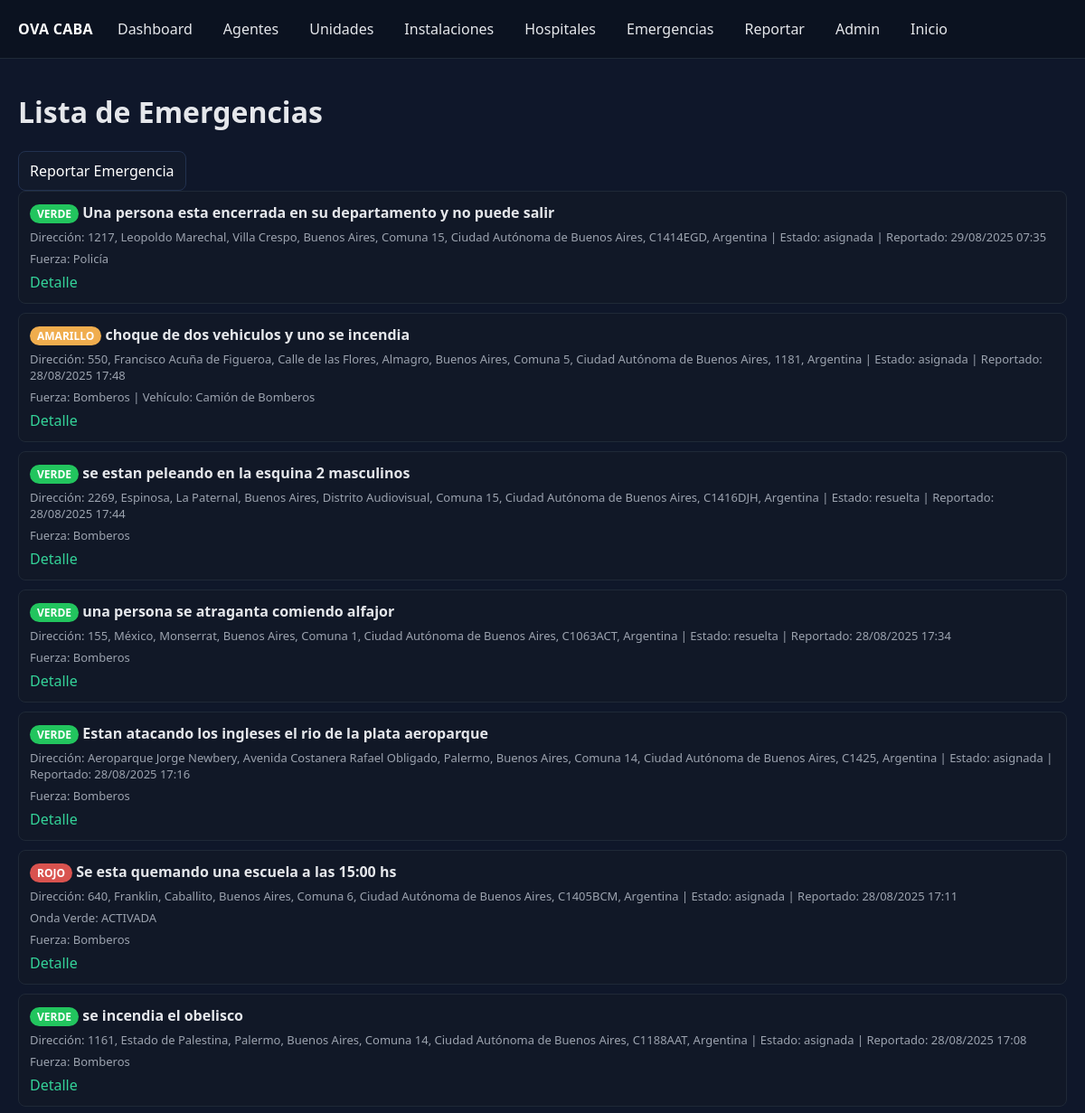
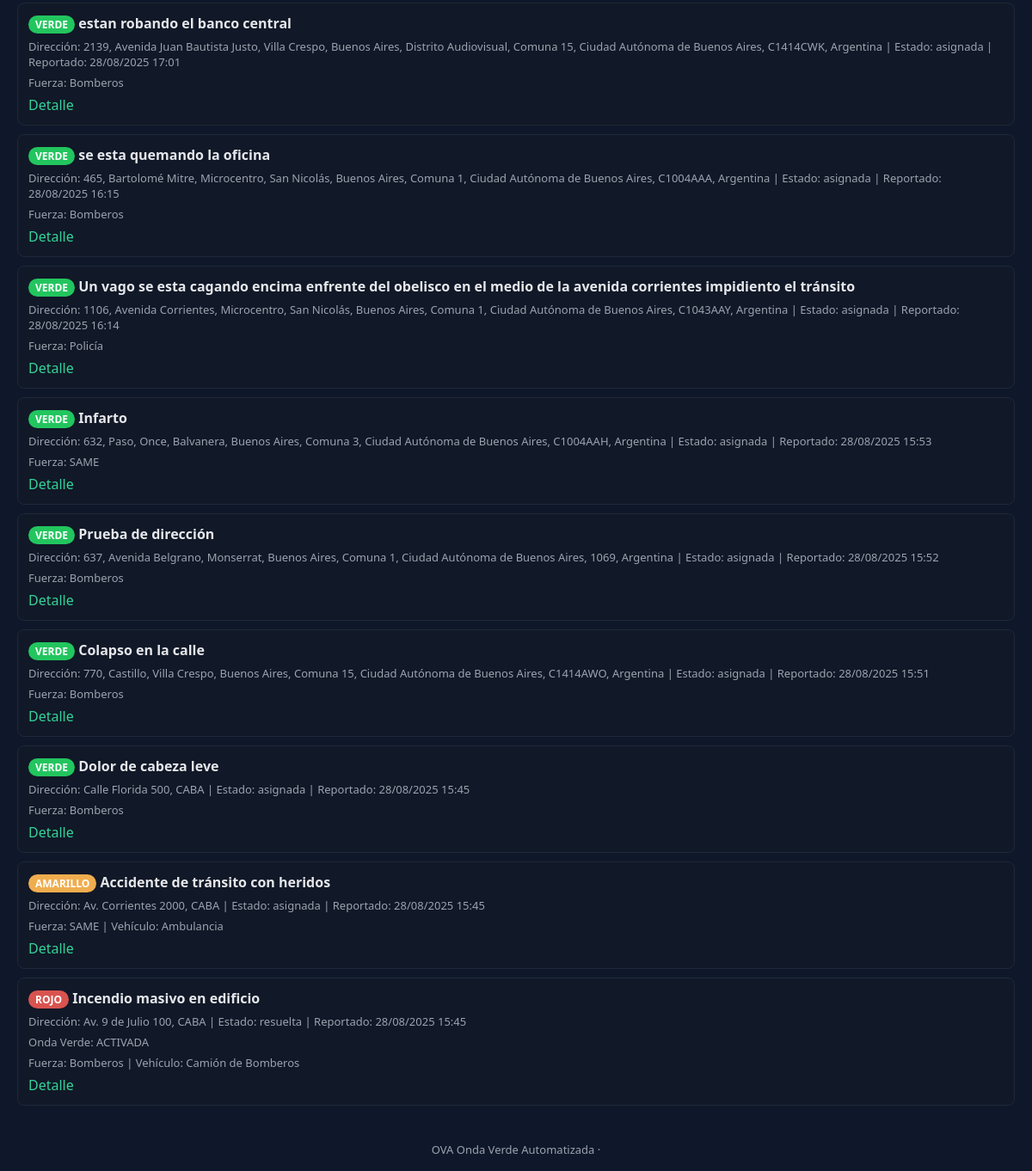
The page /list/ on the database as committed earlier (2 pictures, top to bottom).
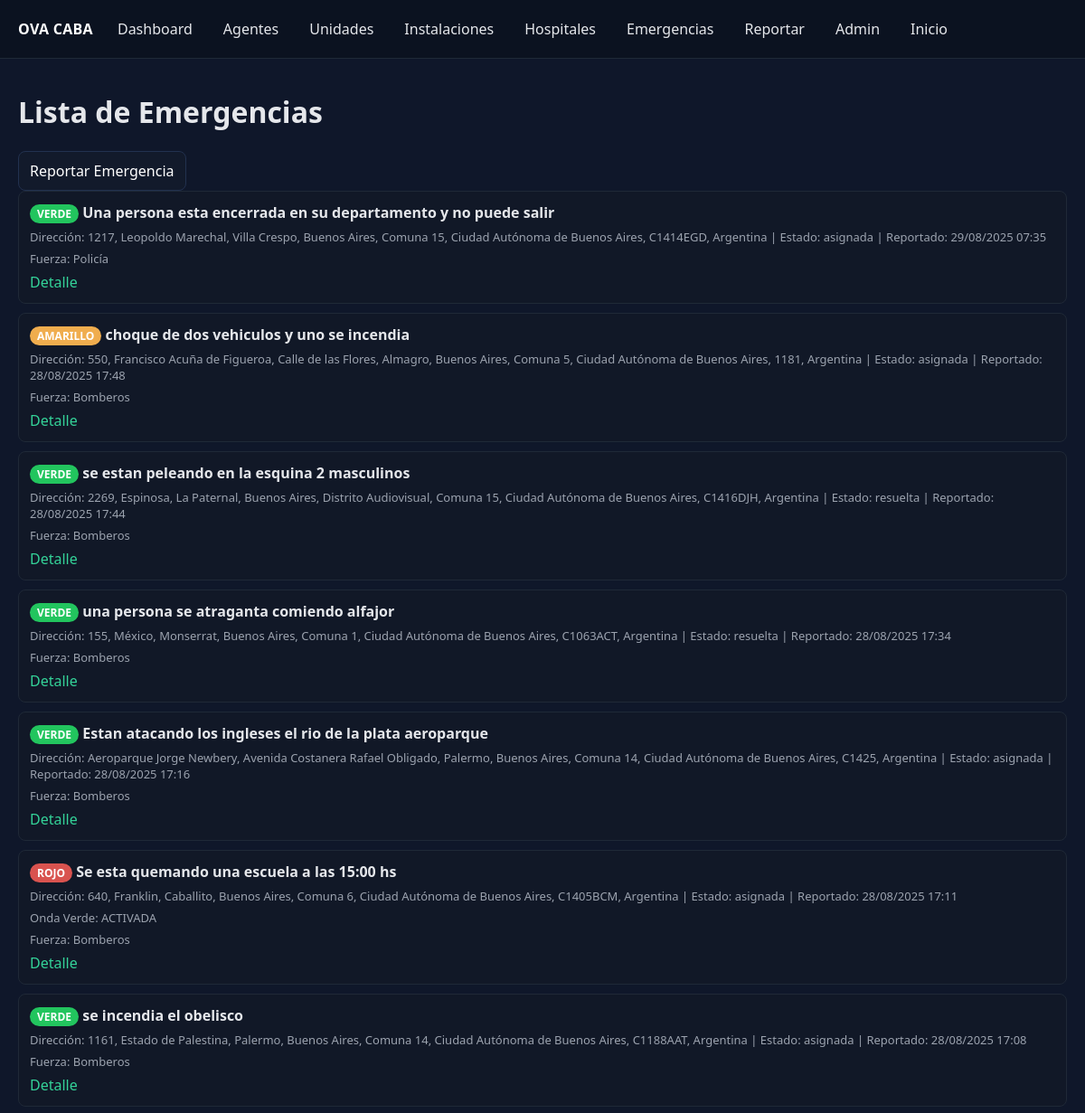
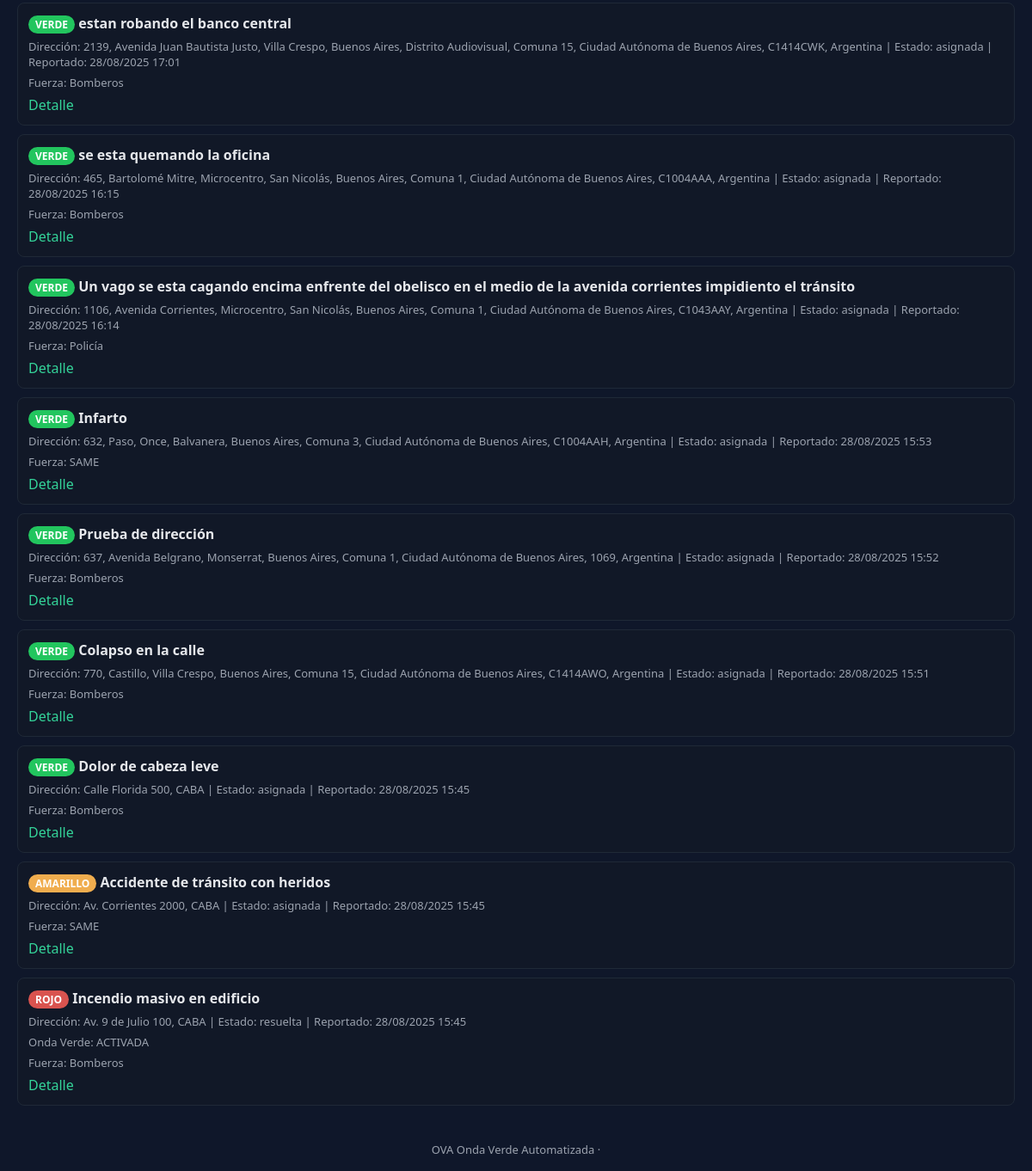
The same page on the database as committed later (2 pictures, top to bottom).
### core/models.py (models this page shows, shortened)
class Emergency(models.Model):
    CODE_CHOICES = [
        ('rojo', 'Rojo - Crítica'),
        ('amarillo', 'Amarillo - Urgente'),
        ('verde', 'Verde - Leve'),
    ]
    STATUS_CHOICES = [
        ('pendiente', 'Pendiente'),
        ('asignada', 'Asignada'),
        ('resuelta', 'Resuelta'),
    ]
    code = models.CharField(max_length=50, choices=CODE_CHOICES, blank=True, verbose_name='Código')
    priority = models.IntegerField(default=0, verbose_name='Prioridad')
    description = models.TextField(verbose_name='Descripción')
    address = models.CharField(max_length=255, blank=True, verbose_name='Dirección')
    location_lat = models.FloatField(null=True, blank=True, verbose_name='Latitud')
    location_lon = models.FloatField(null=True, blank=True, verbose_name='Longitud')
    status = models.CharField(max_length=50, choices=STATUS_CHOICES, default='pendiente', verbose_name='Estado')
    assigned_force = models.ForeignKey('Force', on_delete=models.SET_NULL, null=True, blank=True, verbose_name='Fuerza Asignada')
    assigned_vehicle = models.ForeignKey('Vehicle', on_delete=models.SET_NULL, null=True, blank=True, verbose_name='Vehículo Asignado')
    onda_verde = models.BooleanField(default=False, verbose_name='Onda Verde')
    reported_at = models.DateTimeField(default=timezone.now, verbose_name='Reportado en')
    resolved_at = models.DateTimeField(null=True, blank=True, verbose_name='Resuelto en')
    resolution_notes = models.TextField(blank=True, verbose_name='Notas de Resolución')
    class Meta:
        verbose_name = 'Emergencia'
        verbose_name_plural = 'Emergencias'

class Vehicle(models.Model):
    force = models.ForeignKey(Force, on_delete=models.CASCADE, verbose_name='Fuerza')
    type = models.CharField(max_length=100, verbose_name='Tipo')  # e.g., 'Ambulancia', 'Camión de Bomberos', 'Patrulla', 'Moto de Tránsito'
    current_lat = models.FloatField(null=True, blank=True, verbose_name='Latitud Actual')
    current_lon = models.FloatField(null=True, blank=True, verbose_name='Longitud Actual')
    target_lat = models.FloatField(null=True, blank=True, verbose_name='Latitud Objetivo')
    target_lon = models.FloatField(null=True, blank=True, verbose_name='Longitud Objetivo')
    home_facility = models.ForeignKey('Facility', on_delete=models.SET_NULL, null=True, blank=True, verbose_name='Base')
    status = models.CharField(max_length=50, choices=[('disponible', 'Disponible'), ('en_ruta', 'En Ruta'), ('ocupado', 'Ocupado') ], default='disponible', verbose_name='Estado')
    class Meta:
        verbose_name = 'Vehículo'
        verbose_name_plural = 'Vehículos'

class Force(models.Model):
    name = models.CharField(max_length=100, unique=True, verbose_name='Nombre')  # e.g., 'Bomberos', 'SAME', 'Policía', 'Tránsito'
    contact_info = models.TextField(blank=True, verbose_name='Información de Contacto')
    created_at = models.DateTimeField(default=timezone.now, verbose_name='Creado en')
    class Meta:
        verbose_name = 'Fuerza'
        verbose_name_plural = 'Fuerzas'

### core/views.py (the view)
# urls.py: path('list/', emergency_list, name='emergency_list'),
def emergency_list(request):
    emergencies = Emergency.objects.all().order_by('-reported_at')
    return render(request, 'core/emergency_list.html', {'emergencies': emergencies})

### core/templates/core/emergency_list.html (shortened to what this page needs)
{% extends 'core/base.html' %}
{% block content %}
    <h1>Lista de Emergencias</h1>
    <div class="actions"><a class="btn" href="{% url 'create_emergency' %}">Reportar Emergencia</a></div>
    {% for emergency in emergencies %}
        <div class="card">
            <div class="card-title">
                <span class="tag {{ emergency.code }}">{{ emergency.code|upper }}</span>
                {{ emergency.description }}
            </div>
            <div class="card-meta">Dirección: {{ emergency.address }} | Estado: {{ emergency.status }} | Reportado: {{ emergency.reported_at|date:"d/m/Y H:i" }}</div>
            {% if emergency.onda_verde %}<div class="card-meta">Onda Verde: ACTIVADA</div>{% endif %}
            {% if emergency.assigned_force %}
                <div class="card-meta">Fuerza: {{ emergency.assigned_force.name }} {% if emergency.assigned_vehicle %}| Vehículo: {{ emergency.assigned_vehicle.type }}{% endif %}</div>
            {% endif %}
            <div class="card-actions">
                <a href="{% url 'emergency_detail' emergency.id %}">Detalle</a>
            </div>
        </div>
    {% empty %}
        <p>No hay emergencias cargadas.</p>
    {% endfor %}
{% endblock %}

Rows that differ between the two databases and show on the page:
changed Emergency "choque de dos vehiculos y uno se incendia": assigned_vehicle.type "Camión de Bomberos" → (not shown)
changed Emergency "Accidente de tránsito con heridos": assigned_vehicle.type "Ambulancia" → (not shown)
changed Emergency "Incendio masivo en edificio": assigned_vehicle.type "Camión de Bomberos" → (not shown)
